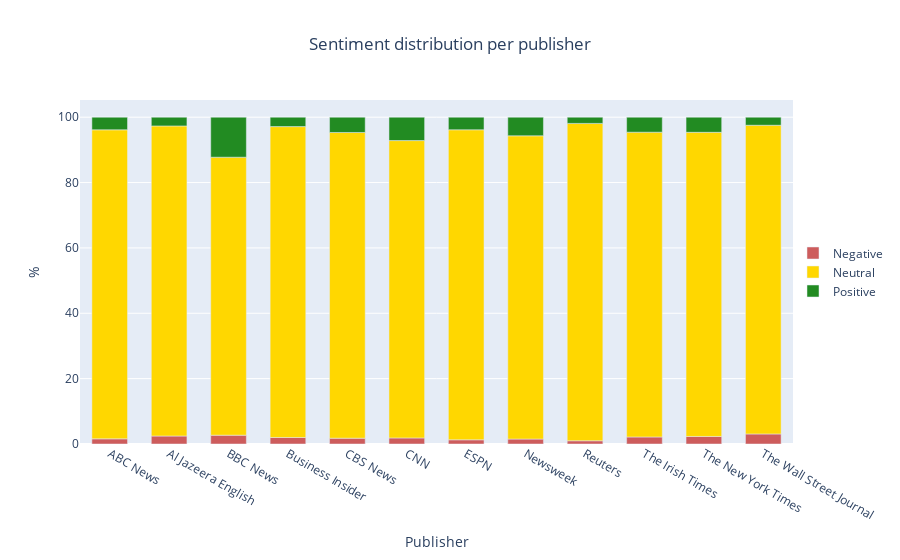

The notebook cell saved with this chart:
### Code cell
grouped_count=df.groupby(['source_name','polarity']).count().reset_index()
grouped_count=grouped_count[['source_name','polarity','description']] 
grouped_count['description'] = grouped_count['description'] / grouped_count.groupby('source_name')['description'].transform('sum')*100
grouped_count#Plotting

fig = px.bar(grouped_count, x="source_name", y="description", color="polarity", title="Sentiment distribution per publisher",
             labels={'description':'%','source_name':'Publisher','polarity':''}, color_discrete_map={
        'Positive': 'forestgreen',
        'Neutral': 'gold','Negative': 'indianred'})
for data in fig.data:
    data["width"] = 0.6 #Change this value for bar widths

fig.update_layout(hovermode="x unified",title_x=0.5, legend=dict(
        x=1.0,
        y=0.5,        
    ))

config = {'displayModeBar': False}
fig.show(config=config)

### Figure 1 — Plotly figure (JSON) as saved in the notebook; plotly's stock layout.template omitted (floating-point values rounded to 4 significant figures)
{"data": [{"alignmentgroup": "True", "hovertemplate": "=Negative<br>Publisher=%{x}<br>%=%{y}<extra></extra>", "legendgroup": "Negative", "marker": {"color": "indianred", "pattern": {"shape": ""}}, "name": "Negative", "offsetgroup": "Negative", "orientation": "v", "showlegend": true, "textposition": "auto", "type": "bar", "width": 0.6, "x": ["ABC News", "Al Jazeera English", "BBC News", "Business Insider", "CBS News", "CNN", "ESPN", "Newsweek", "Reuters", "The Irish Times", "The New York Times", "The Wall Street Journal"], "xaxis": "x", "y": [1.579, 2.444, 2.7, 1.996, 1.78, 1.859, 1.282, 1.518, 0.9893, 2.152, 2.308, 3.077], "yaxis": "y"}, {"alignmentgroup": "True", "hovertemplate": "=Neutral<br>Publisher=%{x}<br>%=%{y}<extra></extra>", "legendgroup": "Neutral", "marker": {"color": "gold", "pattern": {"shape": ""}}, "name": "Neutral", "offsetgroup": "Neutral", "orientation": "v", "showlegend": true, "textposition": "auto", "type": "bar", "width": 0.6, "x": ["ABC News", "Al Jazeera English", "BBC News", "Business Insider", "CBS News", "CNN", "ESPN", "Newsweek", "Reuters", "The Irish Times", "The New York Times", "The Wall Street Journal"], "xaxis": "x", "y": [94.56, 94.89, 85.06, 95.12, 93.55, 90.99, 94.87, 92.79, 97.11, 93.26, 93.07, 94.46], "yaxis": "y"}, {"alignmentgroup": "True", "hovertemplate": "=Positive<br>Publisher=%{x}<br>%=%{y}<extra></extra>", "legendgroup": "Positive", "marker": {"color": "forestgreen", "pattern": {"shape": ""}}, "name": "Positive", "offsetgroup": "Positive", "orientation": "v", "showlegend": true, "textposition": "auto", "type": "bar", "width": 0.6, "x": ["ABC News", "Al Jazeera English", "BBC News", "Business Insider", "CBS News", "CNN", "ESPN", "Newsweek", "Reuters", "The Irish Times", "The New York Times", "The Wall Street Journal"], "xaxis": "x", "y": [3.86, 2.667, 12.24, 2.882, 4.672, 7.156, 3.846, 5.693, 1.896, 4.584, 4.617, 2.462], "yaxis": "y"}], "layout": {"barmode": "relative", "hovermode": "x unified", "legend": {"title": {"text": ""}, "tracegroupgap": 0, "x": 1, "y": 0.5}, "title": {"text": "Sentiment distribution per publisher", "x": 0.5}, "xaxis": {"anchor": "y", "domain": [0, 1], "title": {"text": "Publisher"}}, "yaxis": {"anchor": "x", "domain": [0, 1], "title": {"text": "%"}}}}
